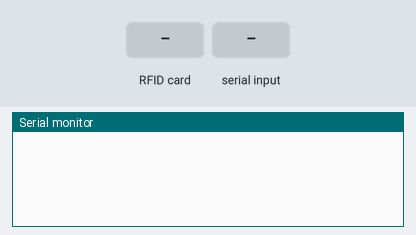
A sketch run on a simulated Arduino Uno, built with avr-gcc and run on an emulated ATmega328P. On the bench: the last lines printed to the serial monitor. The test bench sets the inputs (shaded band).

Above: at 1.2 s.
1.3 s: RFID card 5E 7A 19 C4 held to the reader
At 2.1 s:
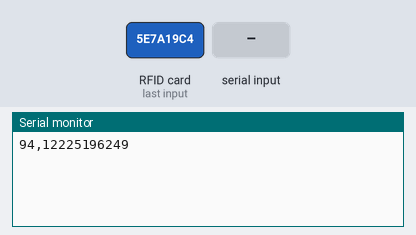
2.8 s: "1" received over Serial
At 4.1 s:
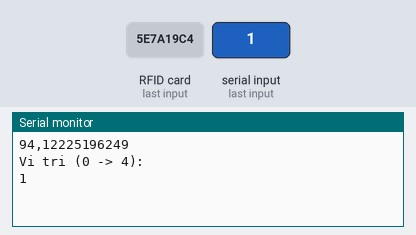

Measured:
- after the input at 1.3 s, the serial monitor: prints a new line at once (image 1)
- after the input at 2.8 s, the serial monitor: prints a new line at once (image 2)

The sketch:

transmission.ino
```cpp
#include <SoftwareSerial.h>
#include <SPI.h>
#include <RFID.h>

#define SS_PIN 10
#define RST_PIN 9

SoftwareSerial mySerial(2, 3); // RX, TX
RFID rfid(SS_PIN, RST_PIN);

 int serNum0;
 int serNum1;
 int serNum2;
int serNum3;
int serNum4;

void setup() {
  Serial.begin(9600);
  SPI.begin();
  rfid.init();
//  Serial.println("Phan Quoc Viet");
//  Serial.println("Please swipe the card :");
mySerial.begin(9600);
}

void loop()
{
  if (rfid.isCard()) {
    if (rfid.readCardSerial())
    {
    serNum0 = rfid.serNum[0];
    serNum1 = rfid.serNum[1];
    serNum2 = rfid.serNum[2];
    serNum3 = rfid.serNum[3];
    serNum4 = rfid.serNum[4];

//    Serial.println("Your UID is : ");
    Serial.print(rfid.serNum[0],DEC);
    Serial.print(',');
    mySerial.write(rfid.serNum[0]);
    Serial.print(rfid.serNum[1],DEC);
    Serial.print(rfid.serNum[2],DEC);
    Serial.print(rfid.serNum[3],DEC);
    Serial.print(rfid.serNum[4],DEC);
    Serial.println();
    delay(50);
    }
    }

    rfid.halt();


  if(Serial.available() > 0){
    Serial.println("Vi tri (0 -> 4): ");
    while(Serial.available() > 0) {// in hết nội dung mà máy tính gửi cho mình, đồng thời gửi cho arduino thứ 2
    char ch = Serial.read(); //đọc ký tự đầu tiên trogn buffe
    Serial.write(ch); //xuất ra monitor máy tín
    mySerial.write(ch); //gửi dữ liệu cho Arduino thứ
    }
    Serial.println();
    }

}
```
